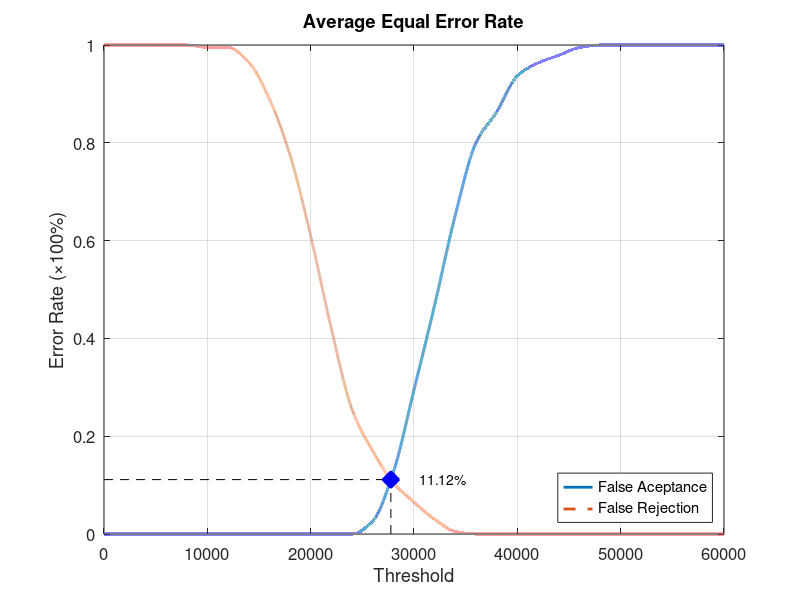
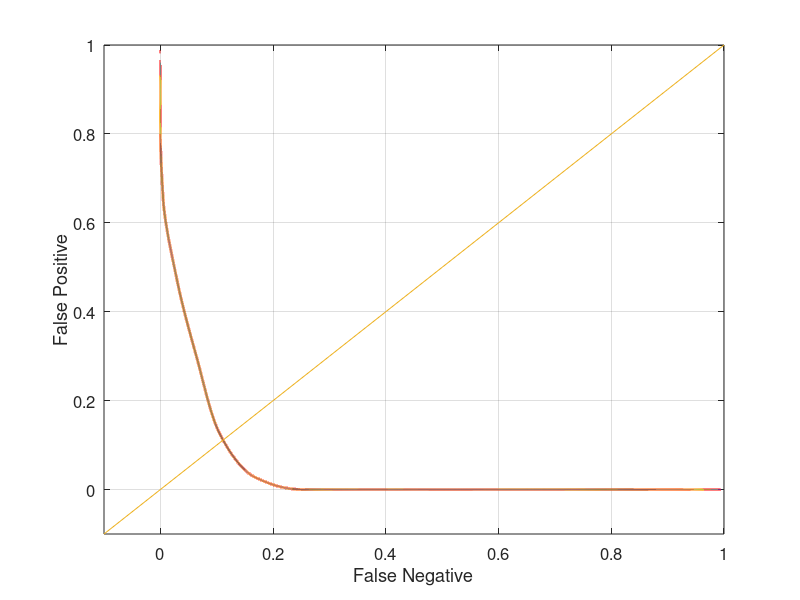

These charts were generated, in order, by the following MATLAB code:
function yEER = Database5_1
close all;
clear;
clc;
x = 0:2000:60000;
xq = 0:0.5:60000;

y0 = [0 0 0 0 0 0 0 0 0 0 0 0 0 0.0263158 0.126316 0.294737 0.468421 0.652632 0.8 0.863158 0.936842 0.963158 0.978947 0.994737 1 1 1 1 1 1 1];
yy0 = interp1(x, y0, xq, 'pchip');
y1 = [1 1 1 1 1 0.995 0.995 0.965 0.89 0.775 0.61 0.42 0.255 0.17 0.105 0.065 0.03 0.005 0 0 0 0 0 0 0 0 0 0 0 0 0];
yy1 = interp1(x, y1, xq, 'pchip');

% Calculating EER: 
y2 = abs(y0 - y1);
find(y2 == min(y2))
yy2 = abs(yy0 - yy1);
xEER = find(yy2 == min(yy2));
xEERIndex = xq(xEER) % X-axis EER
yEER = yy0(xEER) % Y-axis EER

main = figure
plot(xq, yy0,'-','LineWidth', 2);	hold on
plot(xq, yy1,'--','LineWidth', 2);	hold on
plot([xEERIndex xEERIndex], [0 yEER], 'k--');	hold on
plot([0 xEERIndex], [yEER yEER], 'k--');	hold on
plot(xEERIndex, yEER, 'bx', 'LineWidth', 10);	hold on
text(xEERIndex + 10 * xEERIndex / 100, yEER, [num2str(round((10000 * yEER)) / 100) '%'])
legend('False Aceptance', 'False Rejection', 'Location', 'SouthEast')
xlabel('Threshold')
ylabel('Error Rate (\times100%)')
title('Average Equal Error Rate')
set(gca, 'FontSize', 12)
axis([0 60000 0 1])
grid on

print(main, 'Database5_1Main', '-dpng');
FNRxFPR = figure('Color', [1 1 1]);
plot(yy1, yy0, '-', yy1, yy0, 'LineWidth', 2);
hold on
y = -0.1:0.1:1
plot(y, y); 
set(gca, 'FontSize', 12)
xlabel('False Negative')
ylabel('False Positive')
axis([-0.1 1 -0.1 1])
set(gca, 'FontSize', 12)
grid on

print(FNRxFPR, 'Database5_1FNRxFPR','-dpng');
end
